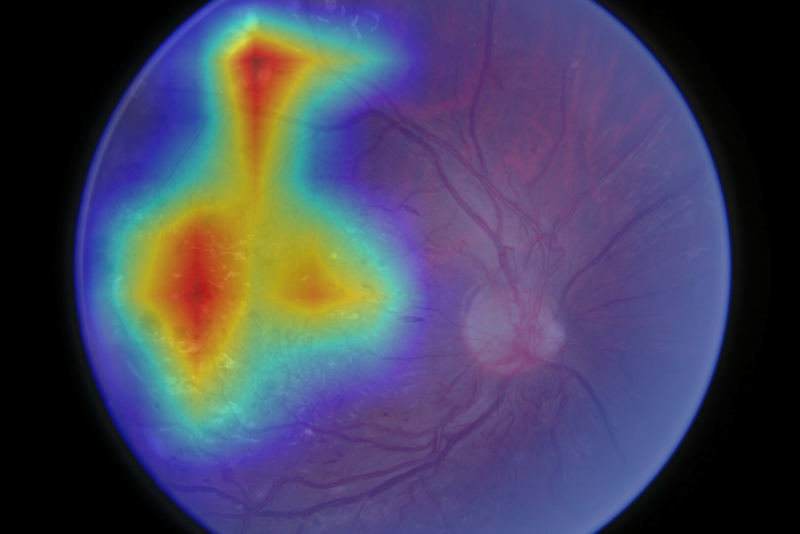
#> input picture backend/artifacts/1aaed7a99df047749c4c15482466c845_gradcam_b4_blend.jpg, 1600 x 1067 px (shown at 1/2 size)
$ python -i preprocess.py   (imports and definitions only)
#> lines starting #> are read from the running program, lines starting #| are printed output that depends on the picture; after the words box and inside, x2 and y2 are one past the last pixel; in counts of white or black regions, pixels touching at a corner belong together
"""Fundus preprocessing shared by training and inference.

Every transform records how the model input maps back to the original image so
heatmaps, masks and boxes can be drawn on the source pixels (spec §8: overlay
alignment is a product requirement).
"""
from __future__ import annotations

from dataclasses import asdict, dataclass

import cv2
import numpy as np


@dataclass
class CropInfo:
    """Square crop around the retinal disc, in original-image pixels."""

    x0: int
    y0: int
    side: int  # side of the square crop (may extend past the image; padded with black)
    orig_w: int
    orig_h: int

    def to_dict(self) -> dict:
        return asdict(self)


def fov_mask(rgb: np.ndarray, thresh: int = 20) -> np.ndarray:
    """Binary field-of-view mask: the illuminated retinal disc."""
    red = rgb[..., 0]
    mask = (red > thresh).astype(np.uint8)
    mask = cv2.morphologyEx(mask, cv2.MORPH_OPEN, np.ones((5, 5), np.uint8))
    return mask


def crop_to_fundus(rgb: np.ndarray) -> tuple[np.ndarray, CropInfo]:
    """Square-crop the fundus disc (centred), padding with black where needed."""
    h, w = rgb.shape[:2]
    m = fov_mask(rgb)
    ys, xs = np.nonzero(m)
    if len(xs) < 0.02 * h * w:  # no recognisable disc: centre square
        side = max(h, w)
        cx, cy = w // 2, h // 2
    else:
        x0, x1, y0, y1 = xs.min(), xs.max(), ys.min(), ys.max()
        cx, cy = (x0 + x1) // 2, (y0 + y1) // 2
        side = int(max(x1 - x0, y1 - y0) * 1.02) + 1
    x0, y0 = cx - side // 2, cy - side // 2
    canvas = np.zeros((side, side, 3), dtype=rgb.dtype)
    sx0, sy0 = max(0, x0), max(0, y0)
    sx1, sy1 = min(w, x0 + side), min(h, y0 + side)
    canvas[sy0 - y0 : sy1 - y0, sx0 - x0 : sx1 - x0] = rgb[sy0:sy1, sx0:sx1]
    return canvas, CropInfo(int(x0), int(y0), int(side), int(w), int(h))


def ben_graham(rgb: np.ndarray, sigma_frac: float = 1 / 30) -> np.ndarray:
    """Local-average colour subtraction (Graham, Kaggle DR 2015) inside the disc."""
    side = rgb.shape[0]
    blur = cv2.GaussianBlur(rgb, (0, 0), side * sigma_frac)
    out = cv2.addWeighted(rgb, 4, blur, -4, 128)
    disc = np.zeros(rgb.shape[:2], np.uint8)
    cv2.circle(disc, (side // 2, side // 2), int(side * 0.48), 1, -1)
    return (out * disc[..., None]).astype(np.uint8)


def classifier_input(rgb: np.ndarray, size: int = 224) -> tuple[np.ndarray, CropInfo]:
    """RGB uint8 → square crop → Ben Graham → resized (size×size) uint8."""
    crop, info = crop_to_fundus(rgb)
    crop = cv2.resize(crop, (size, size), interpolation=cv2.INTER_AREA)
    return ben_graham(crop), info


def green_clahe(rgb: np.ndarray) -> np.ndarray:
    """Vessel/lesion input: CLAHE-enhanced green channel, float32 in [0, 1]."""
    g = rgb[..., 1]
    clahe = cv2.createCLAHE(clipLimit=2.0, tileGridSize=(8, 8))
    return clahe.apply(g).astype(np.float32) / 255.0


def uncrop_map(map_sq: np.ndarray, info: CropInfo, interp=cv2.INTER_LINEAR) -> np.ndarray:
    """Map a square-crop map (any resolution) back onto the original image frame."""
    up = cv2.resize(map_sq.astype(np.float32), (info.side, info.side), interpolation=interp)
    out = np.zeros((info.orig_h, info.orig_w), np.float32)
    sx0, sy0 = max(0, info.x0), max(0, info.y0)
    sx1, sy1 = min(info.orig_w, info.x0 + info.side), min(info.orig_h, info.y0 + info.side)
    out[sy0:sy1, sx0:sx1] = up[sy0 - info.y0 : sy1 - info.y0, sx0 - info.x0 : sx1 - info.x0]
    return out


def read_rgb(path: str) -> np.ndarray:
    """Read any image (incl. DRIVE .tif / .gif) as RGB uint8."""
    img = cv2.imread(path, cv2.IMREAD_COLOR)
    if img is None:
        from PIL import Image

        return np.array(Image.open(path).convert("RGB"))
    return cv2.cvtColor(img, cv2.COLOR_BGR2RGB)

>>> import cv2
>>> picture = cv2.imread('../../backend/artifacts/1aaed7a99df047749c4c15482466c845_gradcam_b4_blend.jpg')
#> picture is the input picture: shape (1067, 1600, 3); mean B, G, R 93.5, 69.2, 70.6
>>> result = classifier_input(picture)
#> in fov_mask, `red = rgb[..., 0]`:
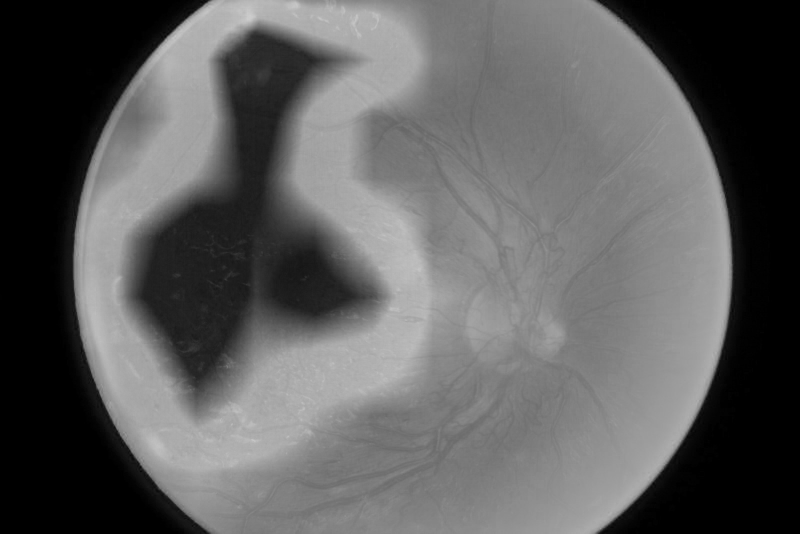
#> red: shape (1067, 1600) (shown at 1/2 size); min 0, max 206, mean 93.5
#> in fov_mask, `mask = (red > thresh).astype(np.uint8)`:
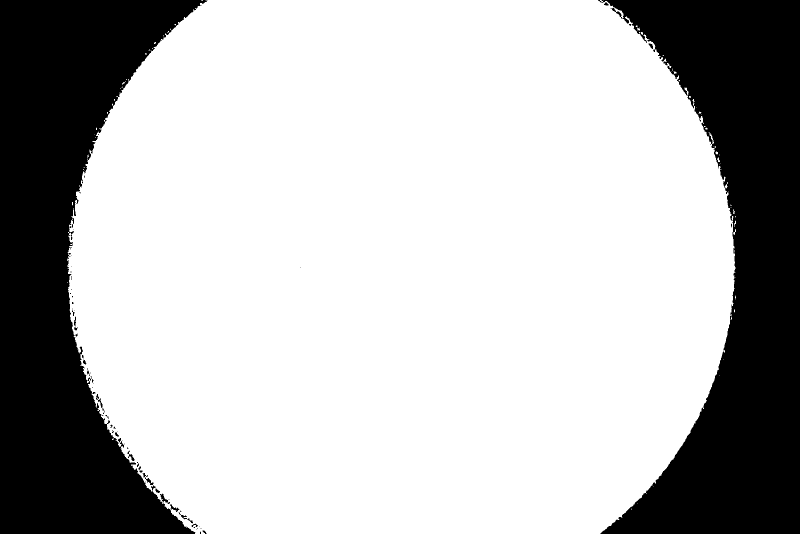
#> mask: shape (1067, 1600) (shown at 1/2 size); values 0 (black) and 1 (white), 73.1% white; 81 black regions (58 under 20 px), largest, box (x1, y1, x2, y2) and area: (0, 0, 415, 1067) 232669, (1196, 0, 1600, 1067) 225118, (320, 987, 340, 1008) 136
#> in fov_mask, `mask = cv2.morphologyEx(mask, cv2.MORPH_OPEN, np.ones((5, 5), np.uint8))`:
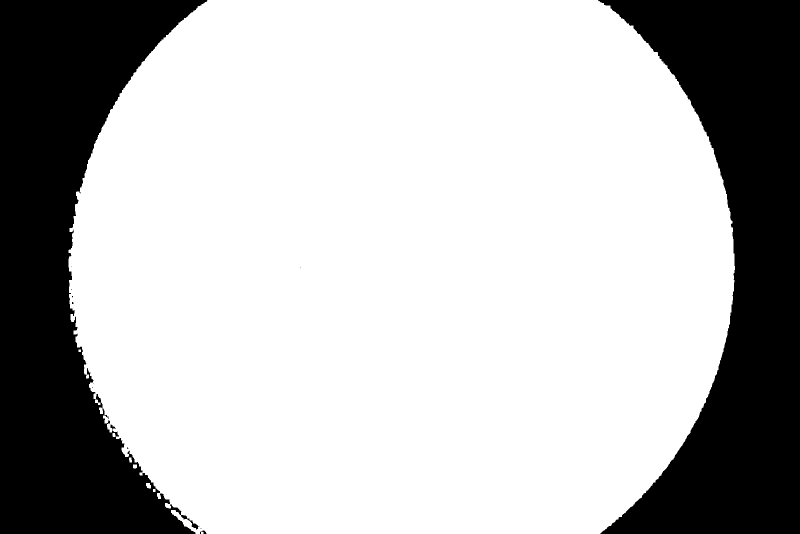
#> mask: shape (1067, 1600) (shown at 1/2 size); values 0 (black) and 1 (white), 72.9% white; 12 black regions (9 under 20 px), largest, box (x1, y1, x2, y2) and area: (0, 0, 415, 1067) 236169, (1196, 0, 1600, 1067) 226617, (400, 1061, 413, 1067) 41
#> in crop_to_fundus, `x0, x1, y0, y1 = xs.min(), xs.max(), ys.min(), ys.max()`: x0 = 137; x1 = 1469; y0 = 0; y1 = 1066
#> in crop_to_fundus, `cx, cy = (x0 + x1) // 2, (y0 + y1) // 2`: cx = 803; cy = 533
#> in crop_to_fundus, `side = int(max(x1 - x0, y1 - y0) * 1.02) + 1`: side = 1359
#> in crop_to_fundus, `x0, y0 = cx - side // 2, cy - side // 2`: x0 = 124; y0 = -146
#> in crop_to_fundus, `sx0, sy0 = max(0, x0), max(0, y0)`: sx0 = 124; sy0 = 0
#> in crop_to_fundus, `sx1, sy1 = min(w, x0 + side), min(h, y0 + side)`: sx1 = 1483; sy1 = 1067
#> in classifier_input, `crop = cv2.resize(crop, (size, size), interpolation=cv2.INTER_AREA)`:
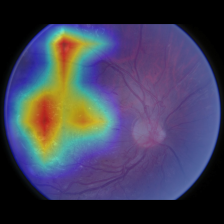
#> crop: shape (224, 224, 3); mean B, G, R 86.4, 63.9, 65.2
#> in ben_graham, `blur = cv2.GaussianBlur(rgb, (0, 0), side * sigma_frac)`:
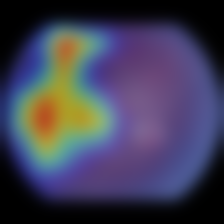
#> blur: shape (224, 224, 3); mean B, G, R 86.5, 64, 65.3
#> in ben_graham, `cv2.circle(disc, (side // 2, side // 2), int(side * 0.48), 1, -1)`:
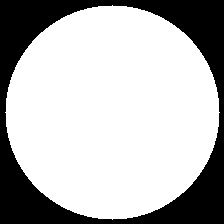
#> disc: shape (224, 224); values 0 (black) and 1 (white), 71.7% white; 1 black region, box (x1, y1, x2, y2) and area: (0, 0, 224, 224) 14223
#> in ben_graham, `return (out * disc[..., None]).astype(np.uint8)`:
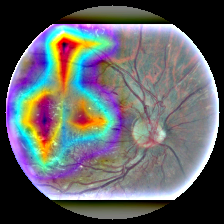
#> returned value: shape (224, 224, 3); mean of channels 0, 1, 2 100.3, 97.7, 97.2; drawn as B, G, R

$ run again, on backend/artifacts/26cde49707084bd2b9f321788266942f_gradcam_vit_blend.jpg
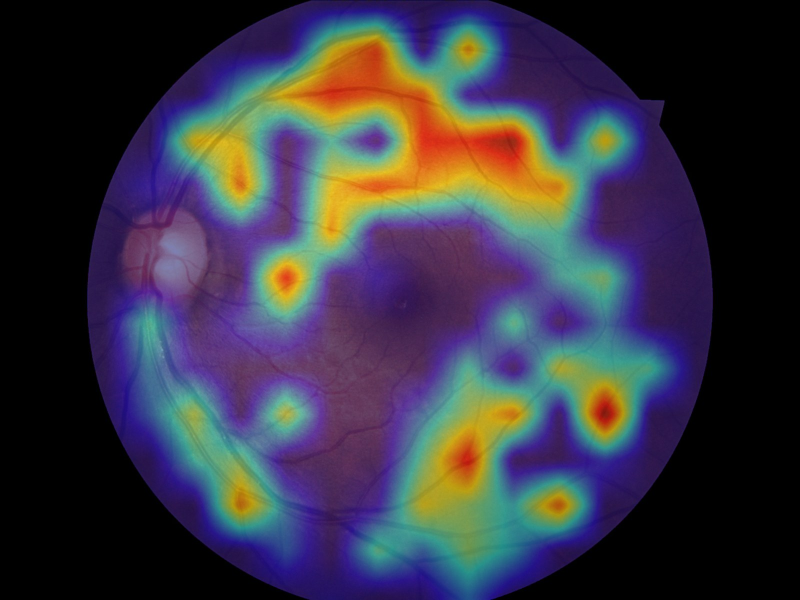
#> input picture backend/artifacts/26cde49707084bd2b9f321788266942f_gradcam_vit_blend.jpg, 1600 x 1200 px (shown at 1/2 size)
#> picture is the input picture: shape (1200, 1600, 3); mean B, G, R 68.9, 54.9, 57
#> in fov_mask, `mask = cv2.morphologyEx(mask, cv2.MORPH_OPEN, np.ones((5, 5), np.uint8))`:
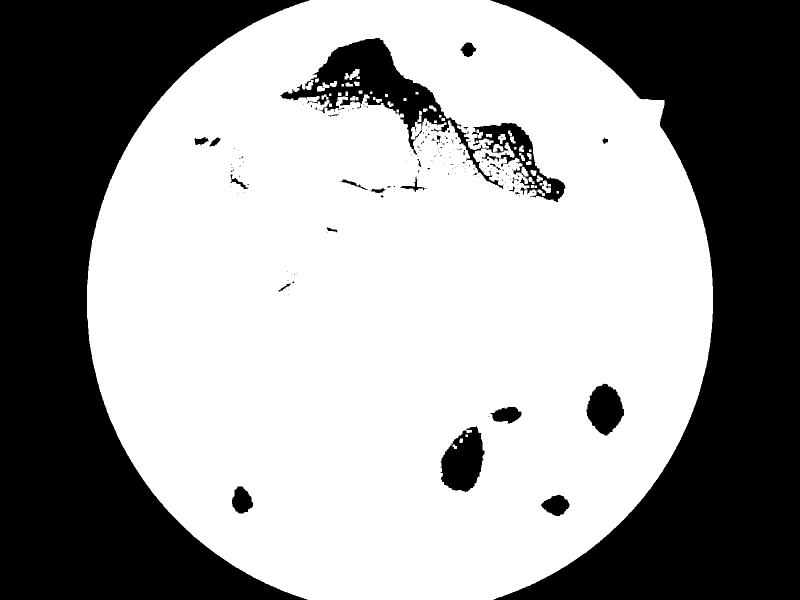
#> mask: shape (1200, 1600) (shown at 1/2 size); values 0 (black) and 1 (white), 60.8% white; 161 black regions (132 under 20 px), largest, box (x1, y1, x2, y2) and area: (0, 0, 619, 1200) 349879, (981, 0, 1600, 1200) 348751, (560, 76, 1131, 404) 33814
#> in crop_to_fundus, `x0, x1, y0, y1 = xs.min(), xs.max(), ys.min(), ys.max()`: x0 = 174; x1 = 1425; y0 = 0; y1 = 1199
#> cx = 799; cy = 599
#> in crop_to_fundus, `side = int(max(x1 - x0, y1 - y0) * 1.02) + 1`: side = 1277
#> in crop_to_fundus, `x0, y0 = cx - side // 2, cy - side // 2`: x0 = 161; y0 = -39
#> sx0 = 161; sy0 = 0
#> sx1 = 1438; sy1 = 1200
#> disc: shape (224, 224); values 0 (black) and 1 (white), 71.7% white; 1 black region, box (x1, y1, x2, y2) and area: (0, 0, 224, 224) 14223
#> in ben_graham, `return (out * disc[..., None]).astype(np.uint8)`:
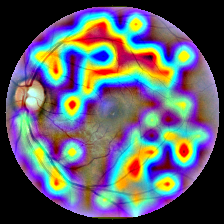
#> returned value: shape (224, 224, 3); mean of channels 0, 1, 2 103.8, 93.7, 92.2; drawn as B, G, R

$ run again, on backend/artifacts/2b252278f20a4b69895daf1697eed81b_gradcam_vit_blend.jpg
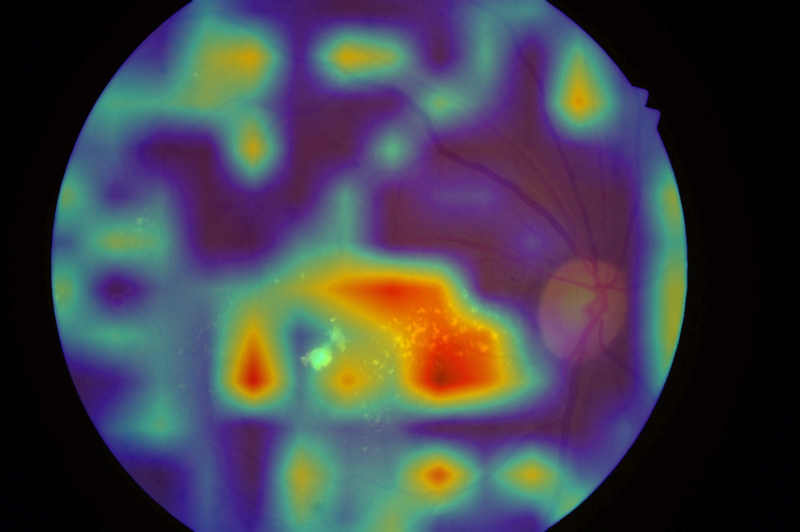
#> input picture backend/artifacts/2b252278f20a4b69895daf1697eed81b_gradcam_vit_blend.jpg, 1600 x 1063 px (shown at 1/2 size)
#> picture is the input picture: shape (1063, 1600, 3); mean B, G, R 74.5, 65.6, 66
#> in fov_mask, `mask = (red > thresh).astype(np.uint8)`:
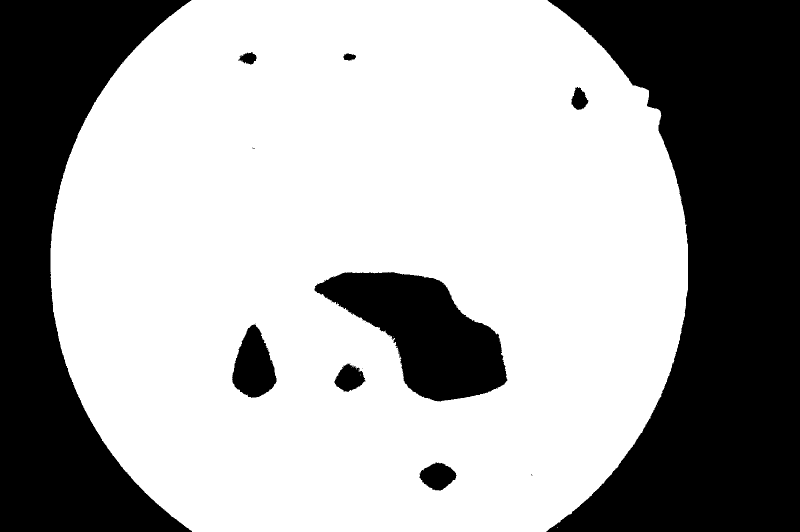
#> mask: shape (1063, 1600) (shown at 1/2 size); values 0 (black) and 1 (white), 65.3% white; 17 black regions (8 under 20 px), largest, box (x1, y1, x2, y2) and area: (1093, 0, 1600, 1063) 325561, (0, 0, 384, 1063) 196672, (629, 544, 1015, 803) 53097
#> in crop_to_fundus, `x0, x1, y0, y1 = xs.min(), xs.max(), ys.min(), ys.max()`: x0 = 101; x1 = 1375; y0 = 0; y1 = 1062
#> cx = 738; cy = 531
#> in crop_to_fundus, `side = int(max(x1 - x0, y1 - y0) * 1.02) + 1`: side = 1300
#> in crop_to_fundus, `x0, y0 = cx - side // 2, cy - side // 2`: x0 = 88; y0 = -119
#> sx0 = 88; sy0 = 0
#> sx1 = 1388; sy1 = 1063
#> disc: shape (224, 224); values 0 (black) and 1 (white), 71.7% white; 1 black region, box (x1, y1, x2, y2) and area: (0, 0, 224, 224) 14223
#> in ben_graham, `return (out * disc[..., None]).astype(np.uint8)`:
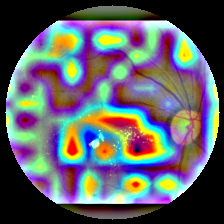
#> returned value: shape (224, 224, 3); mean of channels 0, 1, 2 100.6, 95.1, 93.7; drawn as B, G, R
